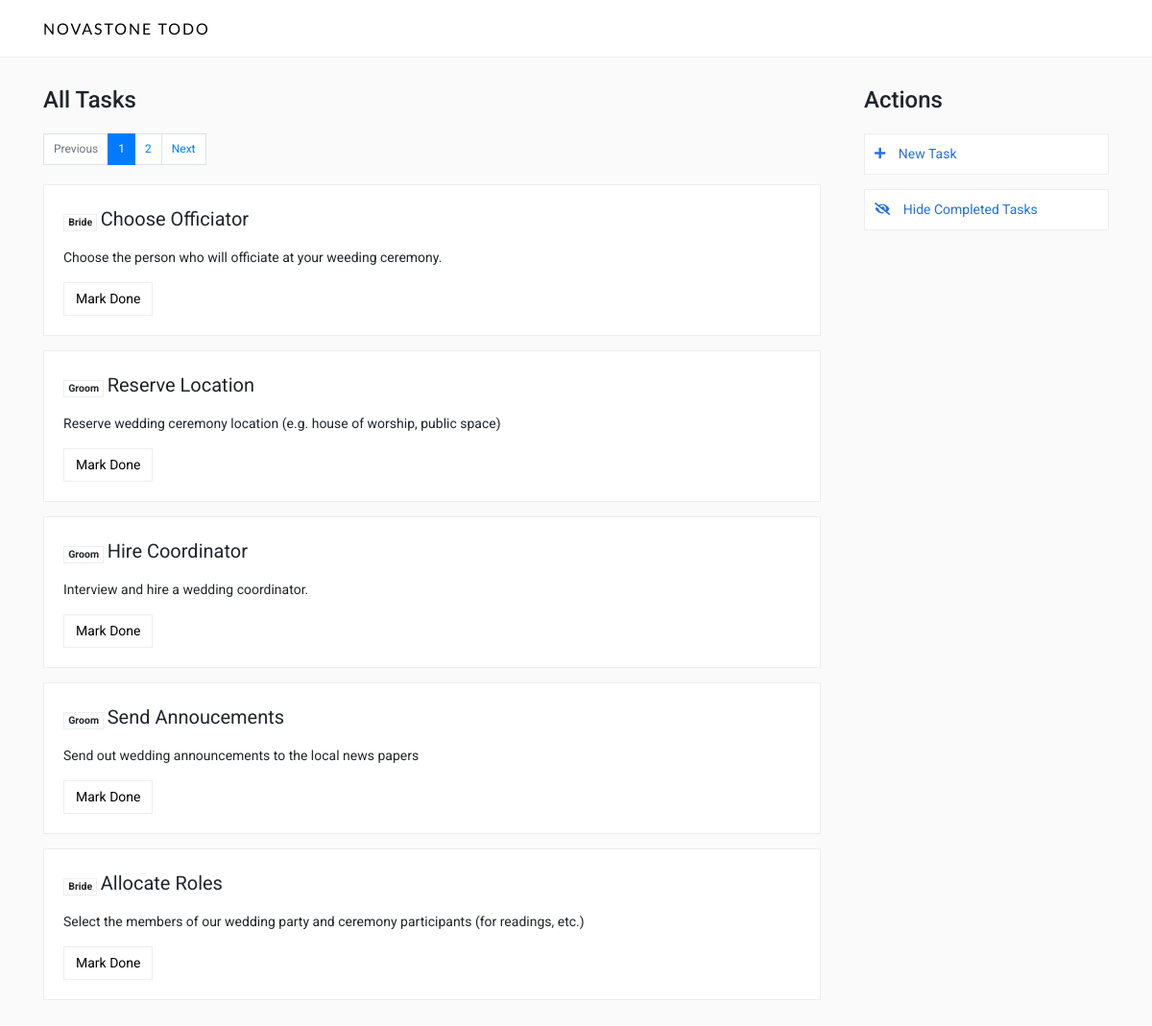
Before: / with the older database file.
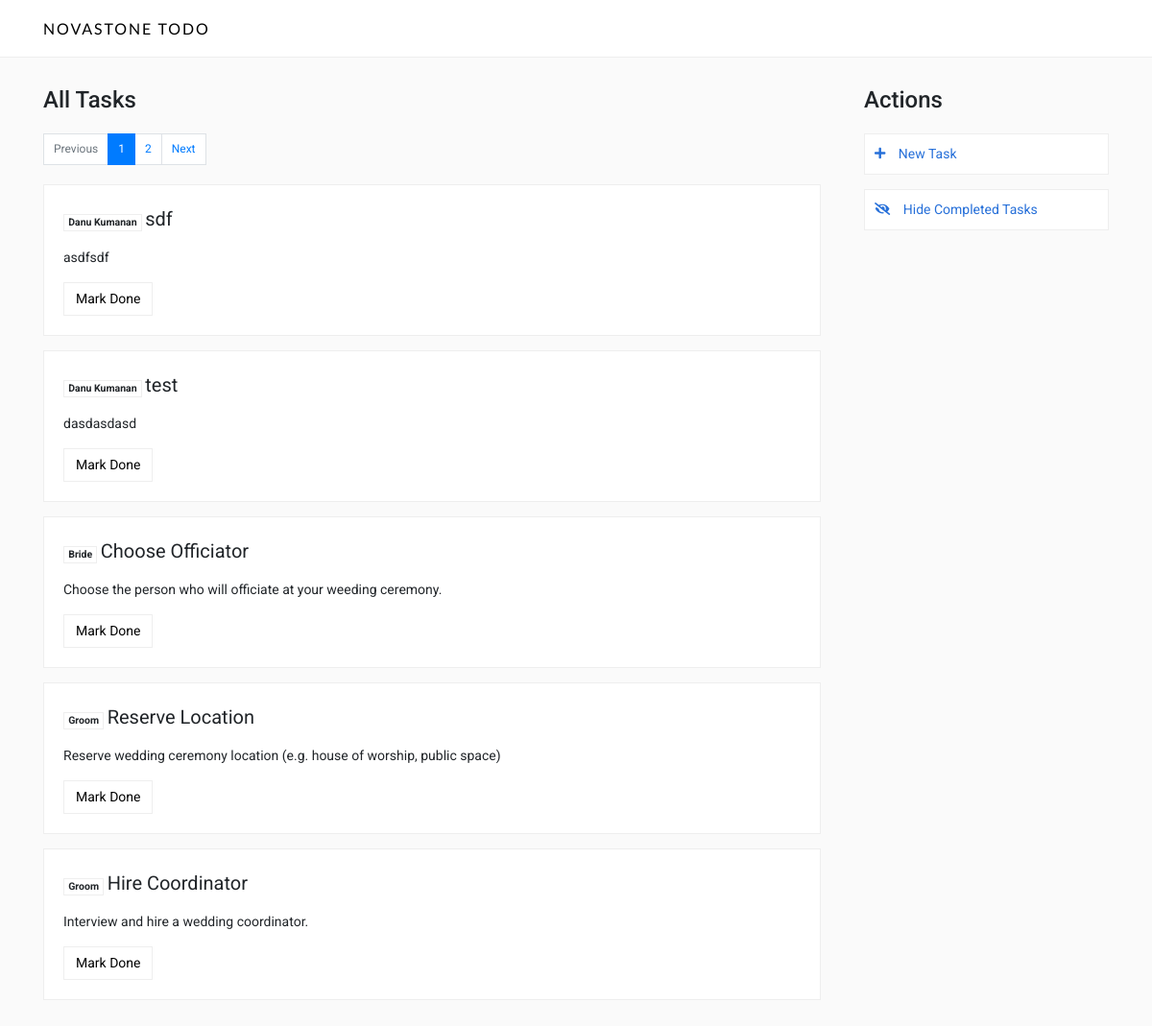
After: the same page with the newer database file.
### todo/models.py (models this page shows, shortened)
class Task(models.Model):
    created = models.DateTimeField(auto_now_add=True, editable=False)
    name = models.CharField(max_length=25)
    description = models.TextField(verbose_name='Description')
    status = models.BooleanField(default=False)
    user = models.ForeignKey(User, on_delete=models.CASCADE, related_name='task_set')
    done_by = models.ForeignKey(User, on_delete=models.SET_NULL, related_name='task_done_by_set', null=True, blank=True)

### todo/views.py (the view)
# urls.py: path('', views.TaskListView.as_view(), name='task-list'),
class TaskListView(LoginRequiredMixin, ListView):
    template_name = 'todo/inc/index.html'
    model = Task
    login_url = reverse_lazy(settings.LOGIN_URL)
    paginate_by = 5
    ordering = '-created'

### todo/templates/todo/inc/index.html (shortened to what this page needs)
{% extends 'todo/base.html' %}
{% load static %}
{% block content %}
    <div class="row">
        <div class="col-md-9 border-right-15">
            <h4>All Tasks</h4>
            {% include 'todo/inc/pagination.html' %}
            <div class="tasks">
                {% for task in object_list %}
                    <div style="border: 1px solid #EEE;
                            background: {% if task.user == user %}rgba(219, 246, 251, 0.3) !important;{% endif %}"
                         class="task {% if task.status %}success{% endif %}" id="task{{ task.id }}">
                        <span class="badge
                                {% if task.user == user %}badge-primary{% else %}badge-white{% endif %}" title="Author">
                            {{ task.user.get_full_name }}
                        </span>
                        <span class="name">
                            {{ task.name }}
                        </span>
                        <div class="text">
                            {{ task.description }}
                        </div>
                        <div class="attributes">
                            <div class="row">
                                <div class="col-md-12">
                                    {% if not task.status %}
                                        <button onclick="markDone(this);"
                                                href=""
                                                class="btn btn-white">
                                            Mark Done
                                        </button>
                                    {% endif %}
                                </div>
                            </div>
                        </div>
                    </div>
                {% empty %}
                    <div class="" style="color: indianred;">No tasks. <a href="{% url 'todo:task-create' %}">Click here
                        to add
                        one</a>
                        .
                    </div>
                {% endfor %}
            </div>
        </div>
        <div class="col-md-3">
            {% include 'todo/inc/sidebar.html' %}
        </div>
    </div>
{% endblock %}

### todo/templates/todo/base.html (shortened to what this page needs)
<!DOCTYPE html>
<html lang="en">
<head>
    {% load static %}
    <link rel="stylesheet" href="{% static 'todo/css/style.css' %}"/>
    <link rel="stylesheet" href="https://stackpath.bootstrapcdn.com/bootstrap/4.1.0/css/bootstrap.min.css"
>
</head>
<body>
<div class="header sticky">
    <div class="container">
        <div class="logo">
            <a href="{% url 'todo:task-list' %}">Novastone TODO</a>
        </div>
    </div>
</div>
<div class="container">
    {% block content %}
    {% endblock %}
</div>
</body>
</html>

### todo/templates/todo/inc/pagination.html
{% if is_paginated %}
    <nav style="margin-top: 20px;">
        <ul class="pagination">
            {% if page_obj.has_previous %}
                <li class="page-item">
                    <a class="page-link" href="?page={{ page_obj.previous_page_number }}">
                        <span>Previous</span>
                    </a>
                </li>
            {% else %}
                <li class="disabled page-item">
                    <a href="#" class="page-link">
                        <span>Previous</span>
                    </a>
                </li>
            {% endif %}
            {% for page in paginator.page_range %}
                <li {% if page == page_obj.number %}class="active page-item"{% endif %}>
                    <a class="page-link" href="?page={{ page }}">{{ page }}</a>
                </li>
            {% endfor %}
            {% if page_obj.has_next %}
                <li class="page-item">
                    <a class="page-link" href="?page={{ page_obj.next_page_number }}">
                        <span>Next</span>
                    </a>
                </li>
            {% else %}
                <li {% if not page_obj.has_next %}class="disabled page-item"{% endif %}>
                    <a class="page-link" href="#">
                        <span>Next</span>
                    </a>
                </li>
            {% endif %}
        </ul>
    </nav>
{% endif %}

### todo/templates/todo/inc/sidebar.html
<h4>Actions</h4>
<div class="actions">
    <a href="{% url 'todo:task-create' %}"><i class="small-icon fa fa-plus"></i> New Task</a>
    <span id="hideCompletedTasks" onclick="hideCompletedTasks();"><i class="small-icon fas
                   fa-eye-slash"></i> Hide Completed
                       Tasks</span>
</div>

### todo/static/todo/css/style.css (style rules this page uses)
* { border-radius: 0 !important; }
body { font-family: 'Roboto', sans-serif !important; font-size: 14px !important; background: #FAFAFA 100% !important; -webkit-font-smoothing: antialiased !important; margin: 0 !important; padding-bottom: 100px; }
a { text-decoration: none !important; }
.header { padding: 0; background: #FFF; width: 100%; height: 60px; line-height: 60px; color: #000 !important; border-bottom: 1px solid #EEE !important; z-index: 100000; }
.logo { font-family: 'Lato', sans-serif; text-transform: uppercase; letter-spacing: 2px; float: left; font-size: 16px; }
.logo a { color: #000 !important; }
.border-right-15 { border-right: 15px solid #FAFAFA !important; }
.tasks { margin-top: 20px; }
.btn-white { background: #FFF !important; border: 1px solid #EEE !important; font-size: 14px !important; }
.badge-white { background: #FFF !important; border: 1px solid #EEE !important; }
.task { background: #FFF !important; word-wrap: break-word; padding: 20px; margin-bottom: 15px; }
.task .name { font-size: 20px; }
.task .text { margin: 15px 0 !important; }
.attributes { margin-top: 10px; }
.small-icon { font-size: 13px; margin-right: 10px; }
.actions { margin-top: 20px; }
.actions a, .actions span { background: #FFF !important; word-wrap: break-word; padding: 10px; margin-bottom: 15px; display: block; cursor: pointer; color: #2770d9 !important; border: 1px solid #EEE !important; }
.pagination { font-size: 12px !important; }
.pagination a { padding: 8px 10px !important; }

Changed rows visible on the page:
no longer on this page (row unchanged): Task: user.get_full_name "Groom", name "Send Annoucements", description "Send out wedding announcements to the local news papers", status "Mark Done"
no longer on this page (row unchanged): Task: user.get_full_name "Bride", name "Allocate Roles", description "Select the members of our wedding party and ceremony participants (for readings, etc.)", status "Mark Done"
added Task: user.get_full_name "Danu Kumanan", name "sdf", description "asdfsdf", status "Mark Done"
added Task: user.get_full_name "Danu Kumanan", name "test", description "dasdasdasd", status "Mark Done"
